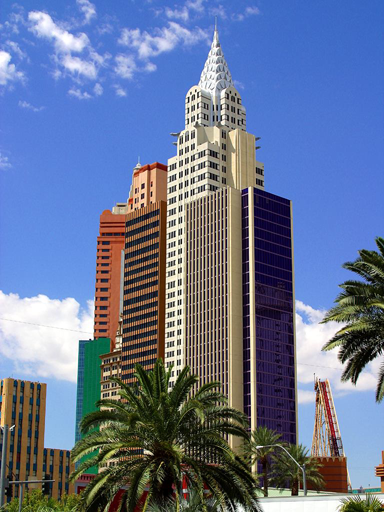
//> input picture trunk/image/vegas.png, 384 x 512 px
$ ./xy_maxsum_cpp   (built with g++ and OpenCV 4)
//> lines starting //> are read from the running program, lines starting //| are printed output that depends on the picture; after the words box and inside, x2 and y2 are one past the last pixel; in counts of white or black regions, pixels touching at a corner belong together
#include <cv.h>
#include <highgui.h>

using namespace cv;

Mat src_img, disp_img, bin_img;

void on_trackbar1(int val, void* userdata);

/** main function **/
int
main(int argc, char *argv[])
{
  // (1)load a specified file as a 3-channel color image
  //    and convert to agrayscale image
  const char *imagename = argc > 1 ? argv[1] : "../image/vegas.png";
  src_img = imread(imagename);
//> src_img is the input picture: 512 rows x 384 cols, CV_8UC3; mean B, G, R 148.6, 117.3, 103.3
  if(!src_img.data)
    return -1;

  disp_img = src_img.clone();
  cvtColor(src_img, bin_img, CV_RGB2GRAY);
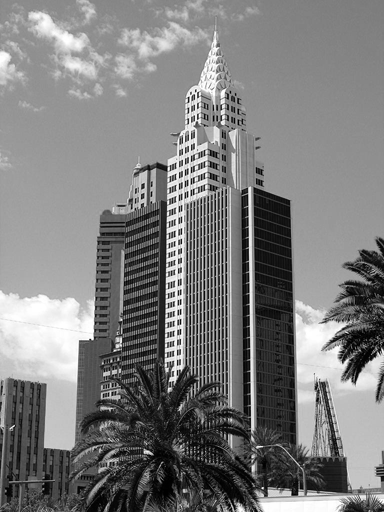
//> bin_img: 512 rows x 384 cols, CV_8UC1; min 0, max 255, mean 125.1

  // (2)smooth and threshold the grayscale image
  int level = 125;
  GaussianBlur(bin_img, bin_img, Size(3,3), 0);
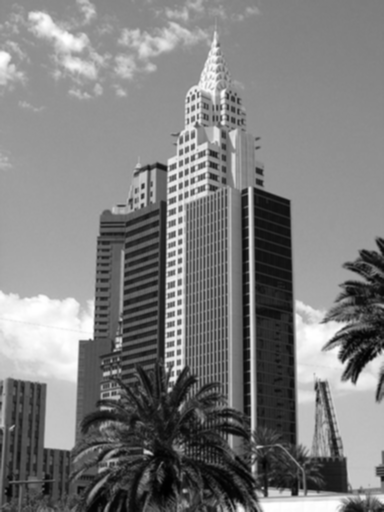
//> bin_img: 512 rows x 384 cols, CV_8UC1; min 0, max 255, mean 125.1
  threshold(bin_img, bin_img, level, 255, THRESH_BINARY_INV);
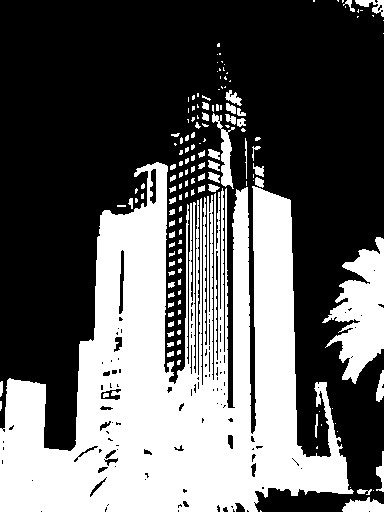
//> bin_img: 512 rows x 384 cols, CV_8UC1; 38.2% white; 151 white regions (94 under 20 px), largest, box (x1, y1, x2, y2) and area: (0, 162, 354, 512) 65861, (322, 237, 384, 384) 4765, (212, 113, 235, 189) 600

  // (3)reduce a binary image to a vector as summation of all of the image rows/columns
  Mat xsum, ysum;
  reduce(bin_img, xsum, 0, CV_REDUCE_SUM, CV_32F);
//> xsum = 384 values, max 102000 at index 226, min 8670 at index 308, mean 49909.6
  reduce(bin_img, ysum, 1, CV_REDUCE_SUM, CV_32F);
//> ysum = 512 values, max 89250 at index 472, min 0 at index 18, mean 37432.2

  // (4)find max location of each vector
  Point xloc, yloc;
  minMaxLoc(xsum, 0, 0, 0, &xloc);
//> xloc = Point(226, 0)
  minMaxLoc(ysum, 0, 0, 0, &yloc);
//> yloc = Point(0, 472)

  // (5)draw lines and a circle to indicate found location
  line(disp_img, Point(0, yloc.y), Point(disp_img.cols-1, yloc.y), Scalar(0,100,255), 2);
  line(disp_img, Point(xloc.x, 0), Point(xloc.x, disp_img.cols-1), Scalar(0,100,255), 2);
  circle(disp_img, Point(xloc.x, yloc.y), 10, Scalar(0,0,255), 2);
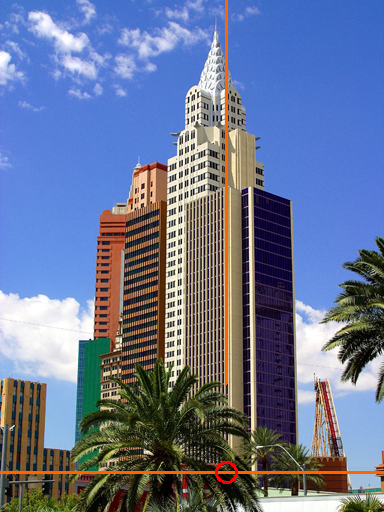
//> disp_img: 512 rows x 384 cols, CV_8UC3; mean B, G, R 147.7, 117.5, 105.5

  // (6)show the binary and the result image respectively
  namedWindow("Image", CV_WINDOW_AUTOSIZE);
  namedWindow("BinImage", CV_WINDOW_AUTOSIZE);
  createTrackbar("Trackbar1", "Image", &level, 255, on_trackbar1);
  imshow("Image", disp_img);
  imshow("BinImage", bin_img);
  waitKey(0);

  return 0;
}

/** callback function for trackbar events **/
void
on_trackbar1(int val, void* userdata)
{
//> called with val = 125
  // (7)every trackbar event, run processes (2)-(6) as above
  cvtColor(src_img, bin_img, CV_RGB2GRAY);
  GaussianBlur(bin_img, bin_img, Size(3,3), 0);
  threshold(bin_img, bin_img, val, 255, THRESH_BINARY_INV);

  Point xloc, yloc;
  Mat xsum, ysum;
  reduce(bin_img, xsum, 0, CV_REDUCE_SUM, CV_32F);
  reduce(bin_img, ysum, 1, CV_REDUCE_SUM, CV_32F);
  minMaxLoc(xsum, 0, 0, 0, &xloc);
//> xloc = Point(226, 0)
  minMaxLoc(ysum, 0, 0, 0, &yloc);
//> yloc = Point(0, 472)

  src_img.copyTo(disp_img);
  line(disp_img, Point(0, yloc.y), Point(disp_img.cols-1, yloc.y), Scalar(0,100,255), 2);
  line(disp_img, Point(xloc.x, 0), Point(xloc.x, disp_img.cols-1), Scalar(0,100,255), 2);
  circle(disp_img, Point(xloc.x, yloc.y), 10, Scalar(0,0,255), 2);
  imshow("Image", disp_img);
  imshow("BinImage", bin_img);
}

$ run again, with trunk/image/bambi.png copied over trunk/image/vegas.png
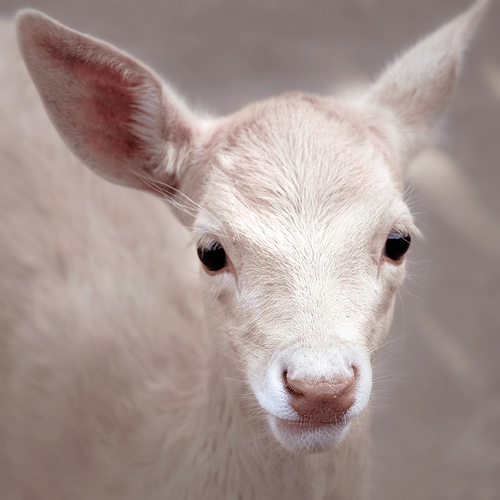
//> input picture trunk/image/bambi.png, 500 x 500 px
//> src_img is the input picture: 500 rows x 500 cols, CV_8UC3; mean B, G, R 144.4, 148.4, 165
//> `threshold(bin_img, bin_img, level, 255, THRESH_BINARY_INV);`:
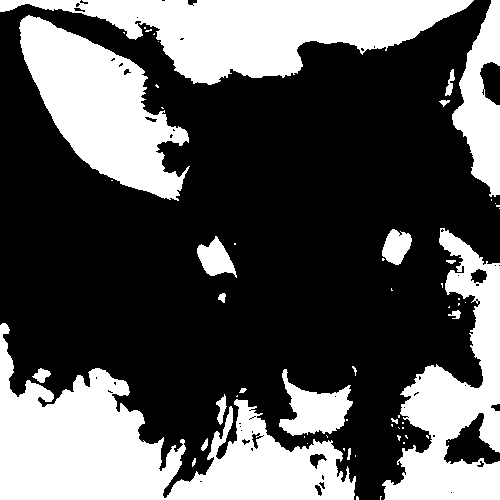
//> bin_img: 500 rows x 500 cols, CV_8UC1; 34.8% white; 60 white regions (39 under 20 px), largest, box (x1, y1, x2, y2) and area: (0, 323, 356, 500) 27572, (0, 0, 474, 85) 19380, (19, 15, 190, 201) 15551
//> `reduce(bin_img, xsum, 0, CV_REDUCE_SUM, CV_32F);`: xsum = 500 values, max 96900 at index 499, min 11985 at index 374, mean 44365.9
//> `reduce(bin_img, ysum, 1, CV_REDUCE_SUM, CV_32F);`: ysum = 500 values, max 120870 at index 499, min 0 at index 201, mean 44365.9
//> `minMaxLoc(xsum, 0, 0, 0, &xloc);`: xloc = Point(499, 0)
//> `minMaxLoc(ysum, 0, 0, 0, &yloc);`: yloc = Point(0, 499)
//> `line(disp_img, Point(xloc.x, 0), Point(xloc.x, disp_img.cols-1), Scala..`:
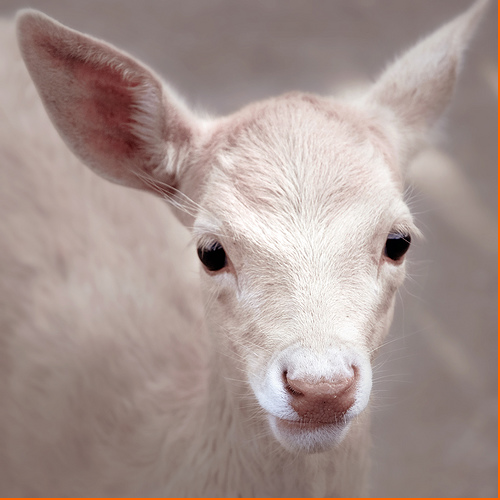
//> disp_img: 500 rows x 500 cols, CV_8UC3; mean B, G, R 143.4, 148.3, 165.9
//> in on_trackbar1, `minMaxLoc(xsum, 0, 0, 0, &xloc);`: xloc = Point(499, 0)
//> in on_trackbar1, `minMaxLoc(ysum, 0, 0, 0, &yloc);`: yloc = Point(0, 499)
